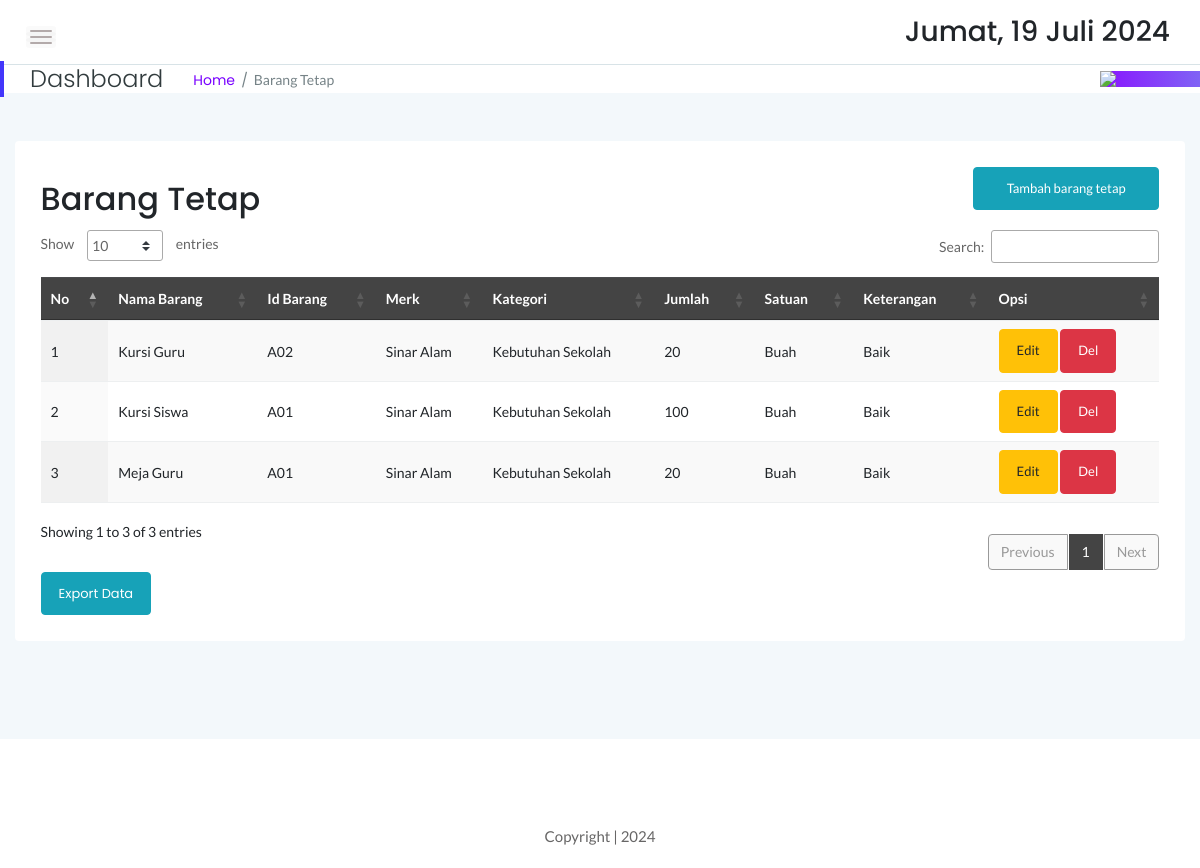
The app's page /stock/tetap.php (signed in) with its own data.
### tables this page shows
CREATE TABLE `sbrg_order` (
  `idx` int(11) NOT NULL,
  `nama` varchar(55) NOT NULL,
  `jenis` varchar(30) NOT NULL,
  `merk` varchar(40) NOT NULL,
  `ukuran` varchar(20) NOT NULL,
  `stock` int(12) NOT NULL,
  `satuan` varchar(10) NOT NULL,
  `keterangan` varchar(55) NOT NULL
);

### stock/tetap.php (the view, shortened to what this page needs)
<!doctype html>
<html class="no-js" lang="en">
<?php
include '../dbconnect.php';
?>
<head>
    <link rel="stylesheet" href="assets/css/bootstrap.min.css">
    <link rel="stylesheet" href="assets/css/font-awesome.min.css">
    <link rel="stylesheet" href="assets/css/themify-icons.css">
    <link rel="stylesheet" href="assets/css/metisMenu.css">
    <link rel="stylesheet" href="assets/css/owl.carousel.min.css">
    <link rel="stylesheet" href="assets/css/slicknav.min.css">
    <link rel="stylesheet" href="https://www.amcharts.com/lib/3/plugins/export/export.css" type="text/css" media="all" />
    <link rel="stylesheet" type="text/css" href="https://cdn.datatables.net/1.10.19/css/jquery.dataTables.min.css">
    <link rel="stylesheet" type="text/css" href="https://cdn.datatables.net/1.10.19/css/jquery.dataTables.css">
    <link rel="stylesheet" type="text/css" href="https://cdn.datatables.net/1.10.18/css/dataTables.bootstrap4.min.css">
    <link rel="stylesheet" type="text/css" href="https://cdn.datatables.net/responsive/2.2.3/css/responsive.bootstrap.min.css">
    <link rel="stylesheet" type="text/css" href="https://cdn.datatables.net/responsive/2.2.3/css/responsive.jqueryui.min.css">
    <link rel="stylesheet" type="text/css" href="https://cdn.datatables.net/buttons/1.5.2/css/buttons.dataTables.min.css">
    <link rel="stylesheet" href="assets/css/typography.css">
    <link rel="stylesheet" href="assets/css/default-css.css">
    <link rel="stylesheet" href="assets/css/styles.css">
    <link rel="stylesheet" href="assets/css/responsive.css">
</head>
<body>
    <div class="page-container">
        <div class="main-content">
            <div class="header-area">
                <div class="row align-items-center">
                    <div class="col-md-6 col-sm-8 clearfix">
                        <div class="nav-btn pull-left">
                            <span></span>
                            <span></span>
                            <span></span>
                        </div>
                    </div>
                    <div class="col-md-6 col-sm-4 clearfix">
                        <ul class="notification-area pull-right">
                            <li>
                                <h3>
                                    <div class="date">
                                    </div>
                                </h3>
                            </li>
                        </ul>
                    </div>
                </div>
            </div>
            <div class="page-title-area">
                <div class="row align-items-center">
                    <div class="col-sm-6">
                        <div class="breadcrumbs-area clearfix">
                            <h4 class="page-title pull-left">Dashboard</h4>
                            <ul class="breadcrumbs pull-left">
                                <li><a href="index.php">Home</a></li>
                                <li><span>Barang Tetap</span></li>
                            </ul>
                        </div>
                    </div>
                    <div class="col-sm-6 clearfix">
                        <div class="user-profile pull-right" style="color:black; padding:0px;">
                            <img src="pondok.png" width="100px" class="user-name dropdown-toggle" data-toggle="dropdown" \>
                        </div>
                    </div>
                </div>
            </div>
            <div class="main-content-inner">
                <div class="row mt-5 mb-5">
                    <div class="col-12">
                        <div class="card">
                            <div class="card-body">
                                <div class="d-sm-flex justify-content-between align-items-center">
                                    <h2>Barang Tetap</h2>
                                    <button style="margin-bottom:20px" data-toggle="modal" data-target="#myModal" class="btn btn-info col-md-2"><span class="glyphicon glyphicon-plus"></span>Tambah barang tetap</button>
                                </div>
                                <div class="data-tables datatable-dark">
                                    <table id="dataTable3" class="display" style="width:100%">
                                        <thead class="thead-dark">
                                            <tr>
                                                <th>No</th>
                                                <th>Nama Barang</th>
                                                <th>Id Barang</th>
                                                <th>Merk</th>
                                                <th>Kategori</th>
                                                <th>Jumlah</th>
                                                <th>Satuan</th>
                                                <th>Keterangan</th>
                                                <th>Opsi</th>
                                            </tr>
                                        </thead>
                                        <tbody>
                                            <?php
                                            $brgs = mysqli_query($conn, "SELECT * from sbrg_order order by nama ASC");
                                            $no = 1;
                                            while ($p = mysqli_fetch_array($brgs)) {
                                                $idb = $p['idx'];
                                            ?>
                                                <tr>
                                                    <td><?php echo $no++ ?></td>
                                                    <td><?php echo $p['nama'] ?></td>
                                                    <td><?php echo $p['jenis'] ?></td>
                                                    <td><?php echo $p['merk'] ?></td>
                                                    <td><?php echo $p['ukuran'] ?></td>
                                                    <td><?php echo $p['stock'] ?></td>
                                                    <td><?php echo $p['satuan'] ?></td>
                                                    <td><?php echo $p['keterangan'] ?></td>
                                                    <td><button data-toggle="modal" data-target="#edit<?= $idb; ?>" class="btn btn-warning">Edit</button> <button data-toggle="modal" data-target="#del<?= $idb; ?>" class="btn btn-danger">Del</button></td>
                                                </tr>
                                            <?php
                                            }
                                            ?>
                                        </tbody>
                                    </table>
                                </div>
                                <a href="exportorder.php" target="_blank" class="btn btn-info">Export Data</a>
                            </div>
                        </div>
                    </div>
                </div>
            </div>
        </div>
    </div>
    <footer>
        <div class="footer-area">
            <p>Copyright | 2024</p>
        </div>
    </footer>
</body>
</html>

### stock/assets/css/styles.css (style rules this page uses)
.page-container { width: 100%; height: 100%; min-height: 100vh; padding-left: 280px; -webkit-transition: padding-left 0.3s ease 0s; transition: padding-left 0.3s ease 0s; }
.card { border: none; border-radius: 4px; background-color: #fff; -webkit-transition: all 0.3s ease 0s; transition: all 0.3s ease 0s; }
.card-body { padding: 25.6px; padding: 1.6rem; }
.main-content { width: 100%; background: #F3F8FB; }
.main-content-inner { padding: 0 30px 50px; }
.header-area { padding: 15px 30px; background: #fff; border-bottom: 1px solid #d8e3e7; }
.nav-btn { margin-right: 30px; margin-top: 10px; cursor: pointer; }
.nav-btn span { display: block; width: 22px; height: 2px; background: #b3aaaa; margin: 4px 0; border-radius: 15px; -webkit-transition: all 0.3s ease 0s; transition: all 0.3s ease 0s; box-shadow: 0 0 0 4px rgba(99, 96, 96, 0.03); }
.notification-area { -webkit-user-select: none; -moz-user-select: none; -ms-user-select: none; user-select: none; position: relative; z-index: 1; }
.notification-area li { display: inline-block; margin-left: 20px; cursor: pointer; -webkit-user-select: none; -moz-user-select: none; -ms-user-select: none; user-select: none; }
.page-title-area { padding: 0 30px; background: #fff; position: relative; }
.page-title-area:before { content: ''; position: absolute; left: 0; top: 50%; width: 4px; height: 36px; background: var(--primary-color); -webkit-transform: translateY(-50%); transform: translateY(-50%); }
.page-title { font-size: 24px; font-weight: 300; color: #313b3d; letter-spacing: 0; margin-right: 30px; }
ul.breadcrumbs { margin-top: 4px; }
.breadcrumbs li { display: inline-block; }
.breadcrumbs li a, .breadcrumbs li span { display: block; font-size: 14px; font-weight: 400; color: #7801ff; letter-spacing: 0; margin-right: 16px; position: relative; }
.breadcrumbs li a:before { content: '/'; color: #768387; position: absolute; right: -13px; top: 0; }
.breadcrumbs li span { margin-right: 0; color: #768387; text-transform: capitalize; }
.user-profile { margin-right: -30px; display: -webkit-box; display: -ms-flexbox; display: flex; -webkit-box-align: center; -ms-flex-align: center; align-items: center; -ms-flex-wrap: wrap; flex-wrap: wrap; background: -webkit-linear-gradient(left, #8914fe 0%, #8063f5 100%); background: linear-gradient(to right, #8914fe 0%, #8063f5 100%); padding: 17px 38px; position: relative; }
.user-name { font-size: 17px; font-weight: 500; color: #fff; letter-spacing: 0; cursor: pointer; -webkit-user-select: none; -moz-user-select: none; -ms-user-select: none; user-select: none; }
.notification-area .dropdown-toggle, .user-name.dropdown-toggle { position: relative; }
.notification-area .dropdown-toggle:after, .user-name.dropdown-toggle:after { display: none; }
.footer-area { text-align: center; padding: 23px 0 19px; background: #fff; }
.footer-area p { color: #676666; margin-bottom: 0; }
.btn { padding: 11px 17px; font-size: 13px; letter-spacing: 0; }
table tr th { border-bottom: none; }
table tr th, table tr td { border-top: 1px solid rgba(120, 130, 140, 0.13) !important; }
table.dataTable.no-footer { border-bottom: 1px solid rgba(120, 130, 140, 0.13) !important; }
table.dataTable thead th, table.dataTable thead td { border-bottom-color: transparent; }
.datatable-dark thead { background: #444; color: #fff; }

### stock/assets/css/responsive.css (style rules this page uses)
@media (min-width: 1200px) and (max-width: 1364px) { .main-content-inner { padding: 0 15px 50px; } }
@media (min-width: 1200px) and (max-width: 1364px) { .page-container, .sbar_collapsed.page-container { padding-left: 0; } }

### records on screen
sbrg_order: nama "Kursi Guru", jenis "A02", merk "Sinar Alam", ukuran "Kebutuhan Sekolah", stock "20", satuan "Buah", keterangan "Baik"
sbrg_order: nama "Kursi Siswa", jenis "A01", merk "Sinar Alam", ukuran "Kebutuhan Sekolah", stock "100", satuan "Buah", keterangan "Baik"
sbrg_order: nama "Meja Guru", jenis "A01", merk "Sinar Alam", ukuran "Kebutuhan Sekolah", stock "20", satuan "Buah", keterangan "Baik"
